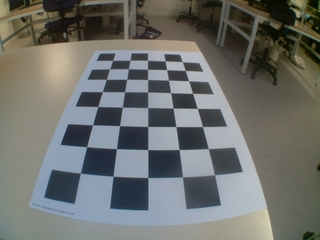
#> input picture calibration_320_240/reference.jpg, 320 x 240 px; its folder holds 5 pictures in this run
$ python find_barrel_coeff.py
#> lines starting #> are read from the running program, lines starting #| are printed output that depends on the picture; after the words box and inside, x2 and y2 are one past the last pixel; in counts of white or black regions, pixels touching at a corner belong together
# !/usr/bin/env python

import cv2 as cv2
import numpy as np
import glob
WIDTH = 320
HEIGHT = 240

# Defining the dimensions of checkerboard
CHECKERBOARD = (5, 8)
criteria = (cv2.TERM_CRITERIA_EPS + cv2.TERM_CRITERIA_MAX_ITER, 3, 0.1)

# Creating vector to store vectors of 3D points for each checkerboard image
objpoints = []
# Creating vector to store vectors of 2D points for each checkerboard image
imgpoints = []


# Defining the world coordinates for 3D points
objp = np.zeros((1, CHECKERBOARD[0] * CHECKERBOARD[1], 3), np.float32)
objp[0, :, :2] = np.mgrid[0:CHECKERBOARD[0], 0:CHECKERBOARD[1]].T.reshape(-1, 2)
prev_img_shape = None

# Extracting path of individual image stored in a given directory
images = glob.glob('./calibration_320_240/*.jpg')
# images = glob.glob('./images/*.jpg')
# WIDTH = 2592
# HEIGHT = 1944

for fname in images:
    img = cv2.imread(fname)
#> img is the input picture: shape (240, 320, 3); mean B, G, R 108.5, 111.8, 110
    # resized = cv2.resize(img, (WIDTH, HEIGHT), interpolation=cv2.INTER_NEAREST)
    gray = cv2.cvtColor(img, cv2.COLOR_BGR2GRAY)
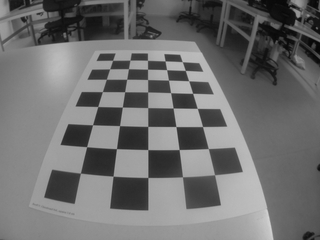
#> gray: shape (240, 320); min 6, max 212, mean 110.9
    chessboard_dim = (5, 8)
    found_all, corners = cv2.findChessboardCorners(img, chessboard_dim)
#> found_all = True; corners = 40 rows, first 8: [112.6, 60.34], [130, 60.15], [147.5, 60.3], [165.1, 60.98], [182.3, 61.63], [109.7, 68.87], [128.4, 68.69], [147.6, 69.13]
    cv2.drawChessboardCorners(img, chessboard_dim, corners, found_all)
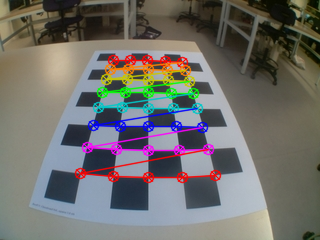
#> img: shape (240, 320, 3); 9.13% of pixels changed, all inside (x1, y1, x2, y2) = (74, 54, 222, 184)

    """
    If desired number of corner are detected,
    we refine the pixel coordinates and display
    them on the images of checker board
    """
    print("start")
    if found_all:
        print("sucess")
        objpoints.append(objp)
        # refining pixel coordinates for given 2d points.
        corners2 = cv2.cornerSubPix(gray, corners, (11, 11), (-1, -1), criteria)
#> corners2 = 40 rows, first 8: [112.4, 61.39], [129.3, 62.72], [147.7, 62.52], [165.3, 62.22], [183.7, 65.01], [110.1, 67.43], [128.6, 67.87], [147.5, 67.51]
        imgpoints.append(corners2)
#> pass 2 of the loop `for fname in images:`:
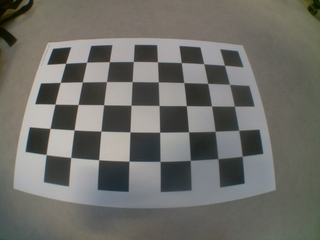
#> input picture calibration_320_240/save_as_filename10.jpg, 320 x 240 px
#> img is the input picture: shape (240, 320, 3); mean B, G, R 105, 110.4, 111
#> corners = 40 rows, first 8: [224.5, 65.43], [229.5, 84.43], [234.5, 106.1], [238.5, 130.3], [242.1, 156.4], [203.8, 63.69], [207.5, 83.48], [211.5, 105.9]
#> `cv2.drawChessboardCorners(img, chessboard_dim, corners, found_all)`:
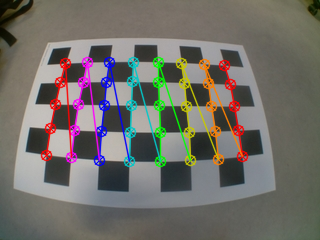
#> img: shape (240, 320, 3); 9.74% of pixels changed, all inside (x1, y1, x2, y2) = (40, 56, 249, 168)
#> corners2 = 40 rows, first 8: [224.4, 65.22], [229.5, 84.31], [234.3, 106.1], [238.7, 130.3], [242.1, 156.3], [203.8, 63.74], [207.7, 83.39], [211.6, 105.9]
#> pass 3 of the loop `for fname in images:`:
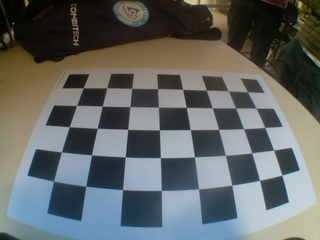
#> input picture calibration_320_240/save_as_filename11.jpg, 320 x 240 px
#> img is the input picture: shape (240, 320, 3); mean B, G, R 101.1, 102.5, 97.9
#> `gray = cv2.cvtColor(img, cv2.COLOR_BGR2GRAY)`:
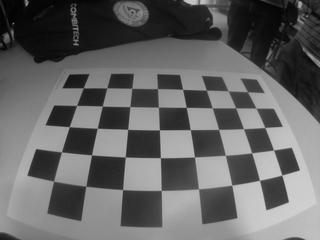
#> gray: shape (240, 320); min 1, max 208, mean 100.9
#> corners = 40 rows, first 8: [247.5, 91.78], [255.9, 108.2], [264.7, 127.5], [273.5, 150], [281.7, 175], [228.1, 90.75], [235.7, 107.9], [243.5, 128.6]
#> `cv2.drawChessboardCorners(img, chessboard_dim, corners, found_all)`:
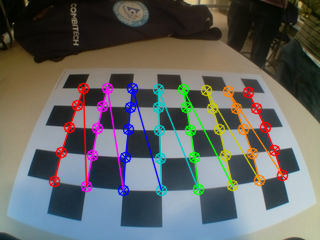
#> img: shape (240, 320, 3); 9.86% of pixels changed, all inside (x1, y1, x2, y2) = (48, 82, 289, 197)
#> corners2 = 40 rows, first 8: [248.9, 91.7], [255.9, 108.1], [264.8, 127.5], [273.6, 150.1], [281.9, 175.1], [228.1, 90.86], [235.7, 107.9], [243.5, 128.7]
#> the loop made 5 passes; the first 3 are shown

"""
Performing camera calibration by
passing the value of known 3D points (objpoints)
and corresponding pixel coordinates of the
detected corners (imgpoints)
"""
ret, mtx, dist, rvecs, tvecs = cv2.calibrateCamera(objpoints, imgpoints, (HEIGHT, WIDTH), None, None)


# Refining the camera matrix using parameters obtained by calibration
newcameramtx, roi = cv2.getOptimalNewCameraMatrix(mtx, dist, (WIDTH, HEIGHT), 0.1, (WIDTH, HEIGHT))
mapx, mapy = cv2.initUndistortRectifyMap(mtx, dist, None, newcameramtx, (WIDTH, HEIGHT), 5)
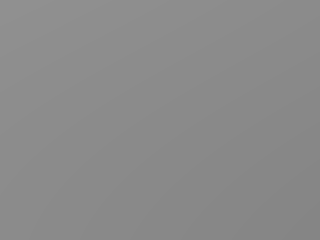
#> mapx: shape (240, 320) float32; min 133.3, max 144.9, mean 138.9
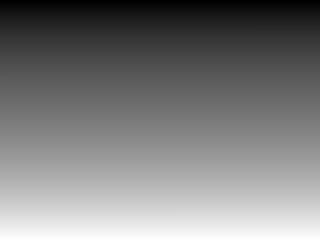
#> mapy: shape (240, 320) float32; min 1.61, max 33.69, mean 17.4; drawn with min black and max white

img1 = cv2.imread("./calibration_320_240/reference.png")
img2 = cv2.imread("./Chessboard_ideal/chessboard_320_240.png")
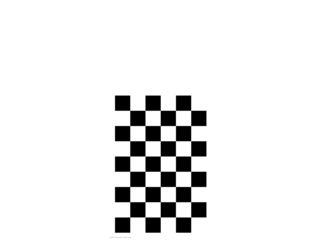
#> input picture Chessboard_ideal/chessboard_320_240.png, 320 x 240 px
#> img2 is the input picture: shape (240, 320, 3); min 0, max 255, mean 234.2
img1 = cv2.remap(img1, mapx, mapy, cv2.INTER_LINEAR)
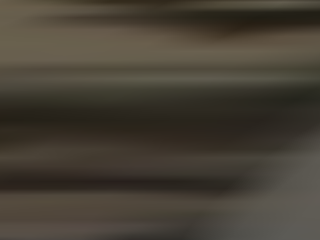
#> img1: shape (240, 320, 3); mean B, G, R 53.3, 64, 70.3

# Find corners
ret1, corners1 = cv2.findChessboardCorners(img1, (5, 8))
ret2, corners2 = cv2.findChessboardCorners(img2, (5, 8))

# Find ipm-transform
#> (the run stopped early here; a loop or call above may not have finished)
